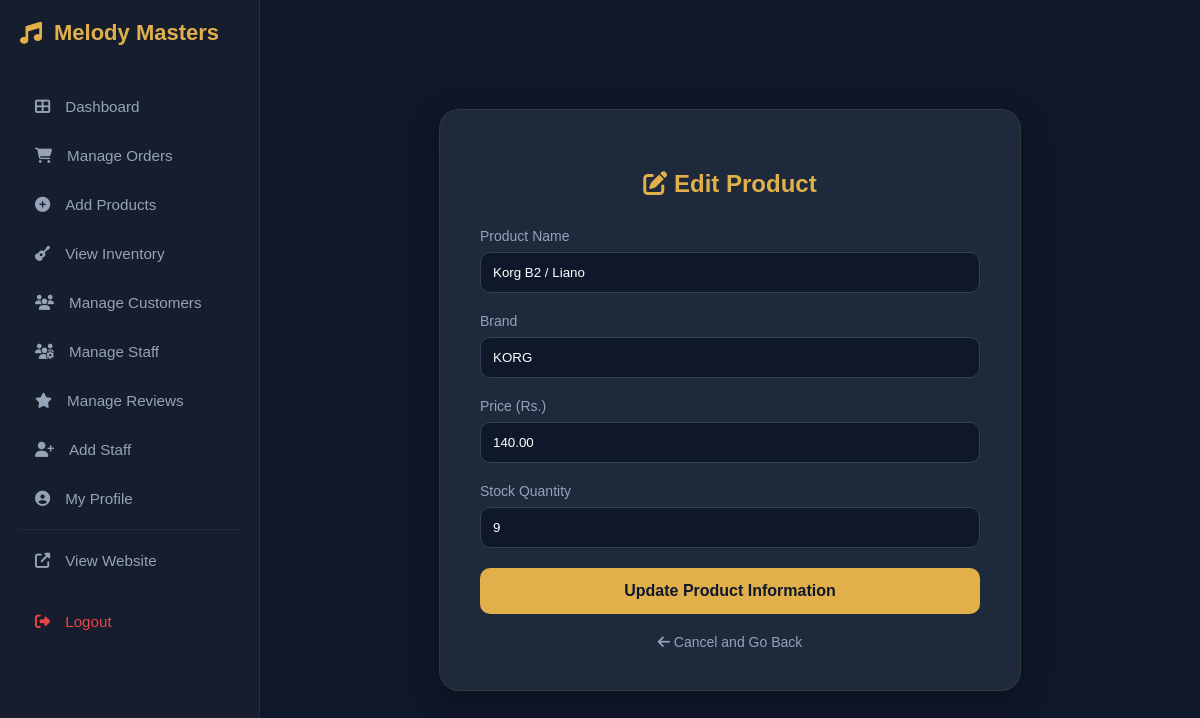
/edit_product.php?id=7 (signed in), run on the app's committed database.
### tables this page shows
CREATE TABLE `products` (
  `product_id` int(11) NOT NULL,
  `category_id` int(11) DEFAULT NULL,
  `product_name` varchar(100) NOT NULL,
  `brand` varchar(50) DEFAULT NULL,
  `price` decimal(10,2) NOT NULL,
  `stock_quantity` int(11) NOT NULL,
  `product_image` varchar(255) DEFAULT NULL,
  `specifications` text DEFAULT NULL,
  `product_type` enum('Physical','Digital') NOT NULL,
  `status` enum('Active','Archived') DEFAULT 'Active'
);

### edit_product.php (the view, shortened to what this page needs)
<?php
include 'db_connect.php';
if (isset($_GET['id'])) {
    $id = (int)$_GET['id'];
    $stmt = $conn->prepare("SELECT * FROM products WHERE product_id = ?");
    $stmt->bind_param("i", $id);
    $stmt->execute();
    $result = $stmt->get_result();
    $product = $result->fetch_assoc();
} else {
    header("Location: manage_products.php");
    exit();
}
?>
<!DOCTYPE html>
<html lang="en">
<head>
    <link rel="stylesheet" href="https://cdnjs.cloudflare.com/ajax/libs/font-awesome/6.4.0/css/all.min.css">
</head>
<body>
<?php include 'admin_sidebar.php'; ?>
<div class="main-content">
    <div class="form-card">
        <h2><i class="fas fa-edit"></i> Edit Product</h2>
        <form method="POST">
            <label>Product Name</label>
            <input type="text" name="product_name" value="<?php echo htmlspecialchars($product['product_name']); ?>" required>
            <label>Brand</label>
            <input type="text" name="brand" value="<?php echo htmlspecialchars($product['brand']); ?>" required>
            <label>Price (Rs.)</label>
            <input type="number" step="0.01" name="price" value="<?php echo $product['price']; ?>" required>
            <label>Stock Quantity</label>
            <input type="number" name="stock_quantity" value="<?php echo $product['stock_quantity']; ?>" required>
            <button type="submit" name="update_product" class="btn-gold">Update Product Information</button>
        </form>
        <a href="manage_products.php" class="back-link">
            <i class="fas fa-arrow-left"></i> Cancel and Go Back
        </a>
    </div>
</div>
</body>
</html>

### edit_product.php (style rules this page uses)
:root { --gold: #e2b04a; --bg: #0f172a; --card: #1e293b; --text: #f8fafc; }
body { background: var(--bg); color: var(--text); font-family: 'Poppins', sans-serif; display: flex; margin: 0; }
.main-content { margin-left: 260px; width: calc(100% - 260px); padding: 40px; display: flex; justify-content: center; align-items: center; min-height: 100vh; box-sizing: border-box; }
.form-card { background: var(--card); padding: 40px; border-radius: 20px; width: 100%; max-width: 500px; border: 1px solid rgba(226,176,74,0.1); box-shadow: 0 10px 30px rgba(0,0,0,0.3); }
h2 { color: var(--gold); text-align: center; margin-bottom: 30px; }
label { color: #94a3b8; font-size: 14px; display: block; margin-bottom: 8px; }
input { width: 100%; padding: 12px; margin-bottom: 20px; background: #0f172a; border: 1px solid #334155; color: white; border-radius: 10px; box-sizing: border-box; outline: none; }
.btn-gold { background: var(--gold); color: #0f172a; border: none; padding: 14px; border-radius: 10px; font-weight: bold; cursor: pointer; width: 100%; font-size: 16px; transition: 0.3s; }
.back-link { display: block; text-align: center; margin-top: 20px; color: #94a3b8; text-decoration: none; font-size: 14px; }

### data on the page
products: product_name "Korg B2 / Liano", brand "KORG", price "140.00", stock_quantity "9"
